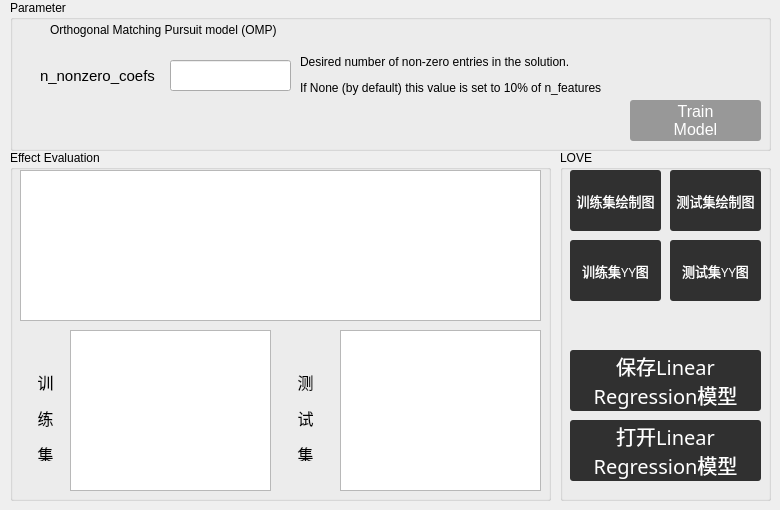
   <widget class="QWidget" name="tab_8">
    <attribute name="title">
     <string>OMP</string>
    </attribute>
    <widget class="QGroupBox" name="groupBox_14">
     <property name="geometry">
      <rect>
       <x>10</x>
       <y>0</y>
       <width>761</width>
       <height>151</height>
      </rect>
     </property>
     <property name="title">
      <string>Parameter</string>
     </property>
     <widget class="QPushButton" name="om_action">
      <property name="geometry">
       <rect>
        <x>620</x>
        <y>100</y>
        <width>131</width>
        <height>41</height>
       </rect>
      </property>
      <property name="font">
       <font>
        <pointsize>12</pointsize>
       </font>
      </property>
      <property name="styleSheet">
       <string notr="true">QPushButton { background-color:rgb(152, 152, 152); border-radius: 3px; color: rgb(255, 255, 255); } QPushButton:hover { background-color:rgb(91, 91, 136)}</string>
      </property>
      <property name="text">
       <string>Train
Model</string>
      </property>
     </widget>
     <widget class="QLabel" name="label_9">
      <property name="geometry">
       <rect>
        <x>30</x>
        <y>60</y>
        <width>131</width>
        <height>31</height>
       </rect>
      </property>
      <property name="font">
       <font>
        <pointsize>11</pointsize>
       </font>
      </property>
      <property name="text">
       <string>n_nonzero_coefs</string>
      </property>
     </widget>
     <widget class="QLineEdit" name="om_edit">
      <property name="geometry">
       <rect>
        <x>160</x>
        <y>60</y>
        <width>121</width>
        <height>31</height>
       </rect>
      </property>
     </widget>
     <widget class="QLabel" name="label_5">
      <property name="geometry">
       <rect>
        <x>290</x>
        <y>50</y>
        <width>361</width>
        <height>51</height>
       </rect>
      </property>
      <property name="text">
       <string>&lt;html&gt;&lt;head/&gt;&lt;body&gt;&lt;p&gt;Desired number of non-zero entries in the solution.&lt;/p&gt;&lt;p&gt;If None (by default) this value is set to 10% of n_features&lt;/p&gt;&lt;/body&gt;&lt;/html&gt;</string>
      </property>
     </widget>
     <widget class="QLabel" name="label_22">
      <property name="geometry">
       <rect>
        <x>40</x>
        <y>20</y>
        <width>251</width>
        <height>21</height>
       </rect>
      </property>
      <property name="text">
       <string>&lt;html&gt;&lt;head/&gt;&lt;body&gt;&lt;p&gt;Orthogonal Matching Pursuit model (OMP)&lt;/p&gt;&lt;/body&gt;&lt;/html&gt;</string>
      </property>
     </widget>
    </widget>
    <widget class="QGroupBox" name="groupBox_20">
     <property name="geometry">
      <rect>
       <x>10</x>
       <y>150</y>
       <width>541</width>
       <height>351</height>
      </rect>
     </property>
     <property name="title">
      <string>Effect Evaluation</string>
     </property>
     <widget class="QTableWidget" name="om_table01">
      <property name="geometry">
       <rect>
        <x>10</x>
        <y>20</y>
        <width>521</width>
        <height>151</height>
       </rect>
      </property>
     </widget>
     <widget class="QTableWidget" name="om_table02">
      <property name="geometry">
       <rect>
        <x>60</x>
        <y>180</y>
        <width>201</width>
        <height>161</height>
       </rect>
      </property>
     </widget>
     <widget class="QTableWidget" name="om_table03">
      <property name="geometry">
       <rect>
        <x>330</x>
        <y>180</y>
        <width>201</width>
        <height>161</height>
       </rect>
      </property>
     </widget>
     <widget class="QLabel" name="label_32">
      <property name="geometry">
       <rect>
        <x>280</x>
        <y>220</y>
        <width>31</width>
        <height>91</height>
       </rect>
      </property>
      <property name="text">
       <string>&lt;html&gt;&lt;head/&gt;&lt;body&gt;&lt;p align=&quot;center&quot;&gt;&lt;span style=&quot; font-size:12pt;&quot;&gt;测&lt;/span&gt;&lt;/p&gt;&lt;p align=&quot;center&quot;&gt;&lt;span style=&quot; font-size:12pt;&quot;&gt;试&lt;/span&gt;&lt;/p&gt;&lt;p align=&quot;center&quot;&gt;&lt;span style=&quot; font-size:12pt;&quot;&gt;集&lt;/span&gt;&lt;/p&gt;&lt;/body&gt;&lt;/html&gt;</string>
      </property>
     </widget>
     <widget class="QLabel" name="label_38">
      <property name="geometry">
       <rect>
        <x>20</x>
        <y>220</y>
        <width>31</width>
        <height>91</height>
       </rect>
      </property>
      <property name="text">
       <string>&lt;html&gt;&lt;head/&gt;&lt;body&gt;&lt;p align=&quot;center&quot;&gt;&lt;span style=&quot; font-size:12pt;&quot;&gt;训&lt;/span&gt;&lt;/p&gt;&lt;p align=&quot;center&quot;&gt;&lt;span style=&quot; font-size:12pt;&quot;&gt;练&lt;/span&gt;&lt;/p&gt;&lt;p align=&quot;center&quot;&gt;&lt;span style=&quot; font-size:12pt;&quot;&gt;集&lt;/span&gt;&lt;/p&gt;&lt;/body&gt;&lt;/html&gt;</string>
      </property>
     </widget>
    </widget>
    <widget class="QGroupBox" name="groupBox_26">
     <property name="geometry">
      <rect>
       <x>560</x>
       <y>150</y>
       <width>211</width>
       <height>351</height>
      </rect>
     </property>
     <property name="title">
      <string>LOVE</string>
     </property>
     <widget class="QPushButton" name="save_om_button">
      <property name="geometry">
       <rect>
        <x>10</x>
        <y>200</y>
        <width>191</width>
        <height>61</height>
       </rect>
      </property>
      <property name="font">
       <font>
        <family>幼圆</family>
        <pointsize>15</pointsize>
       </font>
      </property>
      <property name="styleSheet">
       <string notr="true">QPushButton { background-color:rgb(48, 48, 48); border-radius: 3px; color: rgb(255, 255, 255); } QPushButton:hover { background-color:rgb(91, 91, 136)}</string>
      </property>
      <property name="text">
       <string>保存Linear
Regression模型</string>
      </property>
     </widget>
     <widget class="QPushButton" name="open_om_button">
      <property name="geometry">
       <rect>
        <x>10</x>
        <y>270</y>
        <width>191</width>
        <height>61</height>
       </rect>
      </property>
      <property name="font">
       <font>
        <family>幼圆</family>
        <pointsize>15</pointsize>
       </font>
      </property>
      <property name="styleSheet">
       <string notr="true">QPushButton { background-color:rgb(48, 48, 48); border-radius: 3px; color: rgb(255, 255, 255); } QPushButton:hover { background-color:rgb(91, 91, 136)}</string>
      </property>
      <property name="text">
       <string>打开Linear
Regression模型</string>
      </property>
     </widget>
     <widget class="QPushButton" name="hz_om_te">
      <property name="geometry">
       <rect>
        <x>110</x>
        <y>20</y>
        <width>91</width>
        <height>61</height>
       </rect>
      </property>
      <property name="font">
       <font>
        <family>幼圆</family>
        <pointsize>10</pointsize>
       </font>
      </property>
      <property name="styleSheet">
       <string notr="true">QPushButton { background-color:rgb(48, 48, 48); border-radius: 3px; color: rgb(255, 255, 255); } QPushButton:hover { background-color:rgb(91, 91, 136)}</string>
      </property>
      <property name="text">
       <string>测试集绘制图</string>
      </property>
     </widget>
     <widget class="QPushButton" name="hz_om_tr">
      <property name="geometry">
       <rect>
        <x>10</x>
        <y>20</y>
        <width>91</width>
        <height>61</height>
       </rect>
      </property>
      <property name="font">
       <font>
        <family>幼圆</family>
        <pointsize>10</pointsize>
       </font>
      </property>
      <property name="styleSheet">
       <string notr="true">QPushButton { background-color:rgb(48, 48, 48); border-radius: 3px; color: rgb(255, 255, 255); } QPushButton:hover { background-color:rgb(91, 91, 136)}</string>
      </property>
      <property name="text">
       <string>训练集绘制图</string>
      </property>
     </widget>
     <widget class="QPushButton" name="hz_om_tr_2">
      <property name="geometry">
       <rect>
        <x>10</x>
        <y>90</y>
        <width>91</width>
        <height>61</height>
       </rect>
      </property>
      <property name="font">
       <font>
        <family>幼圆</family>
        <pointsize>10</pointsize>
       </font>
      </property>
      <property name="styleSheet">
       <string notr="true">QPushButton { background-color:rgb(48, 48, 48); border-radius: 3px; color: rgb(255, 255, 255); } QPushButton:hover { background-color:rgb(91, 91, 136)}</string>
      </property>
      <property name="text">
       <string>训练集YY图</string>
      </property>
     </widget>
     <widget class="QPushButton" name="hz_om_te_2">
      <property name="geometry">
       <rect>
        <x>110</x>
        <y>90</y>
        <width>91</width>
        <height>61</height>
       </rect>
      </property>
      <property name="font">
       <font>
        <family>幼圆</family>
        <pointsize>10</pointsize>
       </font>
      </property>
      <property name="styleSheet">
       <string notr="true">QPushButton { background-color:rgb(48, 48, 48); border-radius: 3px; color: rgb(255, 255, 255); } QPushButton:hover { background-color:rgb(91, 91, 136)}</string>
      </property>
      <property name="text">
       <string>测试集YY图</string>
      </property>
     </widget>
    </widget>
   </widget>
